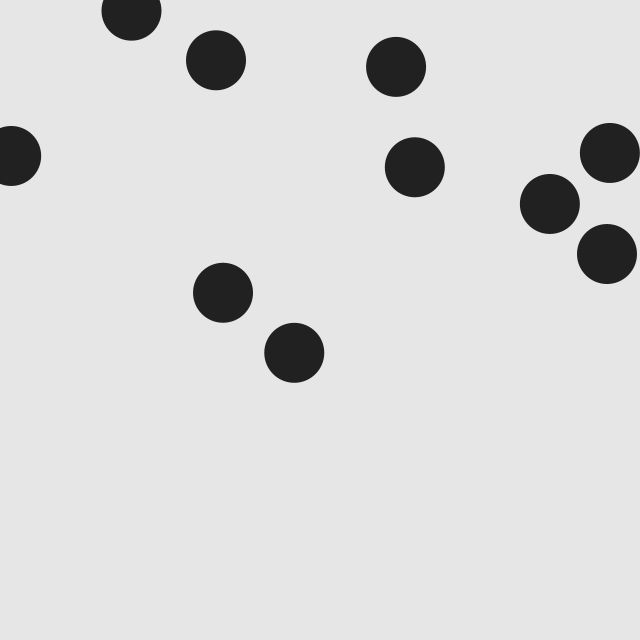
Frame 1 (no input)
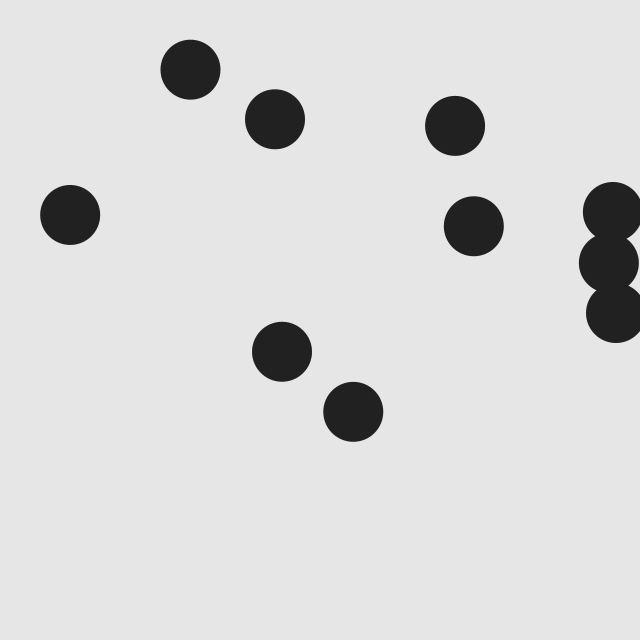
Frame 60 (the mouse pressed at the canvas centre just before this capture)
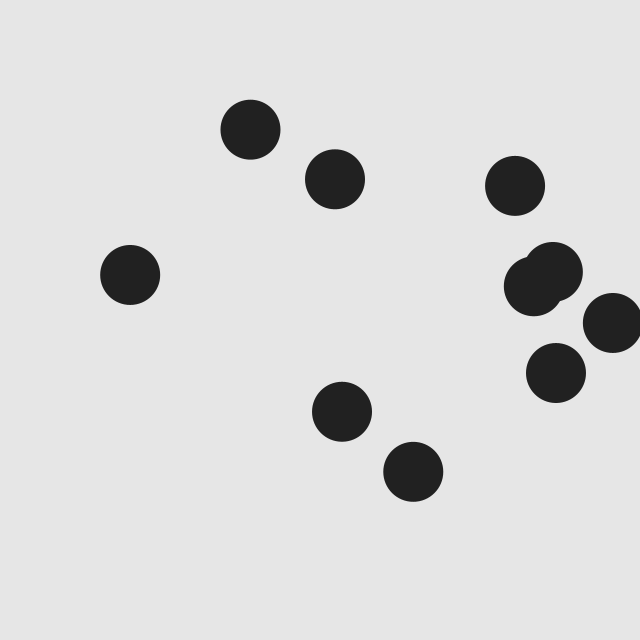
Frame 120 (the mouse held since frame 60 and released just before this capture)

The Processing sketch that drew these frames (run headless with seeded random() and noise(); from frame 60 on, the mouse is pressed at the canvas centre):

// Processing sketch: particlesLesson
// ── particlesLesson.pde
Particle[] particles = new Particle[10];
void setup() {
  size(640, 640);
  background(230);
  for (int i = 0; i <particles.length; i++) {
    particles[i] = new Particle(new PVector(random(width), random(height)));
  }
}

void draw() {
  background(230);
  for (Particle p : particles) {
    p.checkEdges();
    p.update();
    p.display();
  }
}

class Particle {
  PVector location;
  PVector velocity;

  Particle(PVector location_) {
    location = new PVector(location_.x, location_.y);
    velocity = new PVector(1, 1);
  }

  void update() {
    location.add(velocity);
  }

  void checkEdges() {
    if (location.x>width||location.x<0) {
      velocity.x*=-1;
    }
    if (location.y>height||location.y<0) {
      velocity.y*=-1;
    }
  }

  void display() {
    fill(33);
    noStroke();

    ellipse(location.x, location.y, 60, 60);
  }
}
